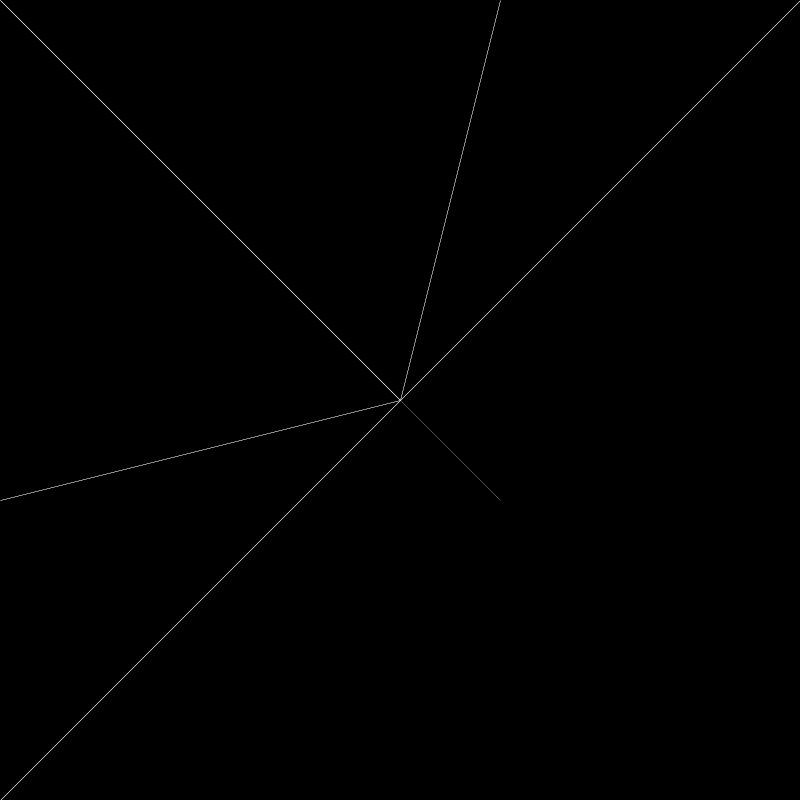
Frame 1 (no input)
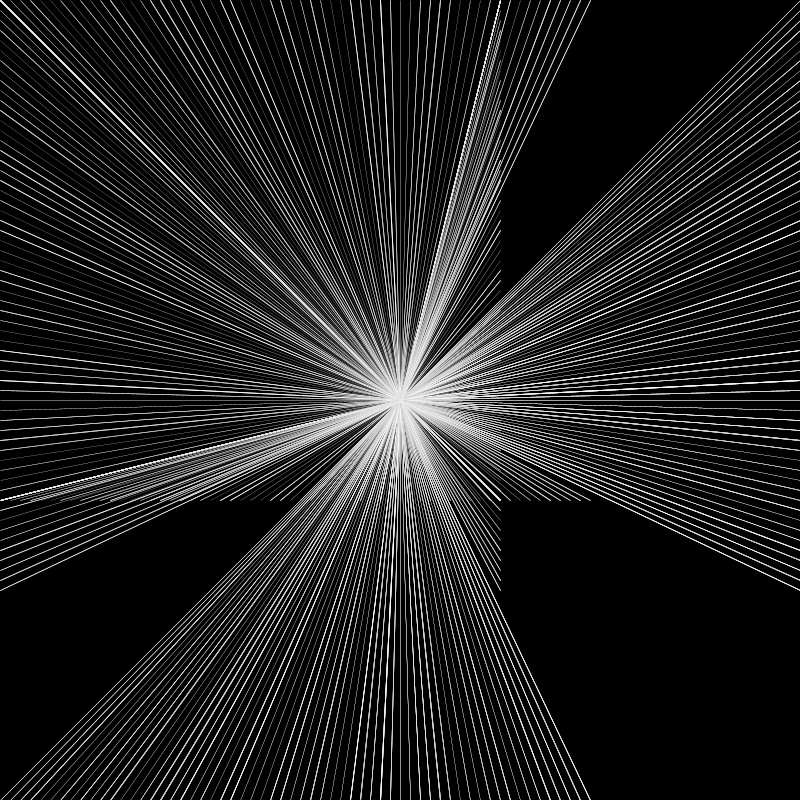
Frame 60 (the mouse pressed at the canvas centre just before this capture)
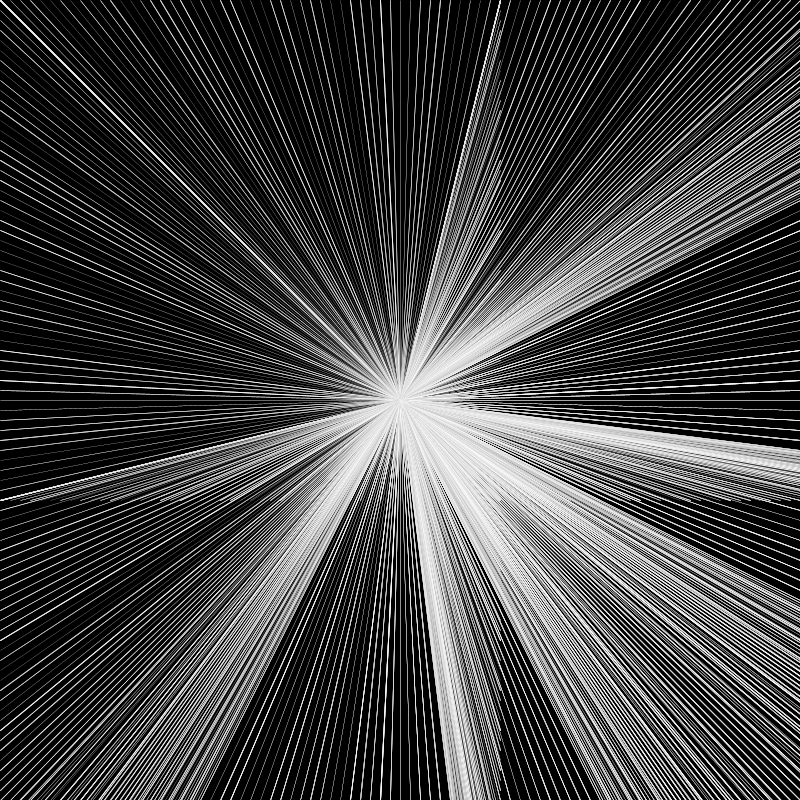
Frame 120 (the mouse held since frame 60 and released just before this capture)

The Processing sketch that drew these frames (run headless with seeded random() and noise(); from frame 60 on, the mouse is pressed at the canvas centre):

// Processing sketch: Midterm2Final
// ── Midterm2Final.pde
int vW = 0;
int vH = 0;
float endX;
float endY;


void setup() {
  size (800, 800);
  background(0);
  frameRate (20);
  vW = width;
  vH = height;
}

void draw() {
  stroke (random(200, 255));
  strokeWeight (random(.001, 1));
  for (int x = 0; x < width; x = x + 500) {
    for (int y = 0; y < height; y = y + 500) {
      line (width/2, height/2, x, y);
      line (width/2, height/2, x, endY);
      line (width/2, height/2, endX, y);
      line (width/2, height/2, endX, height);
      line (width/2, height/2, width, endY);
    }
  }
  endX = endX + 10;
  endY = endY + 10;
}

void keyPressed() {

  for (int x = 0; x < vW; x = x + 10) {
    for (int y = 0; y < vH; y = y + 10) {
      stroke (random (100, 200));
      strokeWeight (random(.01, 1));
      line (vW/2, vH/2, x, y);
    }
  }
}

void mousePressed () {
  background (0);
  endX = endX;
  endY = endY;
  stroke (random(100, 255));
  strokeWeight(random(.1, 1));
  for (int x = 0; x < width; x = x + 15) {
    for (int y = 0; y < height; y = y + 15) {
      line (width/2, height/2, x, y);
    }
  }
}
